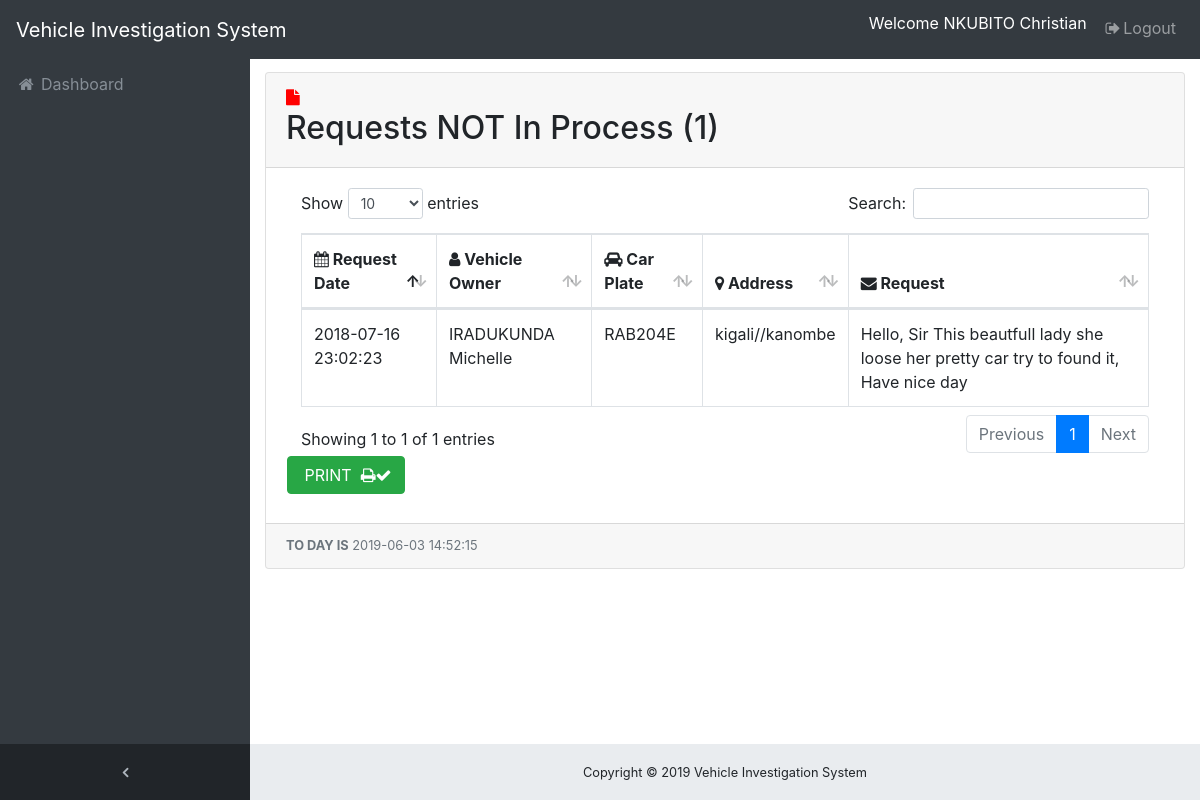
Screenshot of /police/without-sms.php (signed in) with the database file from the repository.
### tables this page shows
CREATE TABLE IF NOT EXISTS `tbl_users` (
`userID` int(11) NOT NULL,
  `userName` varchar(100) NOT NULL,
  `userEmail` varchar(100) NOT NULL,
  `userPass` varchar(100) NOT NULL,
  `userStatus` enum('Y','N') NOT NULL,
  `province` varchar(15) NOT NULL DEFAULT 'a'
);

CREATE TABLE IF NOT EXISTS `requests` (
`id` int(11) NOT NULL,
  `plaque` varchar(15) NOT NULL,
  `customer_name` varchar(200) NOT NULL,
  `tel` varchar(20) NOT NULL,
  `province` varchar(20) NOT NULL,
  `district` varchar(30) NOT NULL,
  `sector` varchar(20) NOT NULL,
  `vim` varchar(30) NOT NULL,
  `category` varchar(50) NOT NULL,
  `model` varchar(25) NOT NULL,
  `mnumber` varchar(25) NOT NULL,
  `fnumber` varchar(40) NOT NULL,
  `myear` varchar(35) NOT NULL,
  `byear` varchar(23) NOT NULL,
  `msg` varchar(500) NOT NULL,
  `rdate` datetime NOT NULL,
  `status` varchar(30) NOT NULL DEFAULT 'Not Responded',
  `seen_status` int(11) NOT NULL
);

### police/class.user.php (called while the page is built, shortened)
<?php
class USER
{
	private $conn;
	public function __construct()
	{
		$database = new Database();
		$db = $database->dbConnection();
		$this->conn = $db;
    }
	public function runQuery($sql)
	{
		$stmt = $this->conn->prepare($sql);
		return $stmt;
	}
}

### police/without-sms.php (the view, shortened to what this page needs)
<?php
require_once 'class.user.php';
$user_home = new USER();
$stmt = $user_home->runQuery("SELECT * FROM tbl_users WHERE userID=:uid");
$stmt->execute(array(":uid"=>$_SESSION['userSession']));
$row = $stmt->fetch(PDO::FETCH_ASSOC);
?>
<!DOCTYPE html>
<html lang="en">
<head>
  <link href="vendor/bootstrap/css/bootstrap.min.css" rel="stylesheet">
  <link href="vendor/font-awesome/css/font-awesome.min.css" rel="stylesheet" type="text/css">
  <link href="vendor/datatables/dataTables.bootstrap4.css" rel="stylesheet">
  <link href="css/sb-admin.css" rel="stylesheet">
</head>
<body class="fixed-nav sticky-footer bg-dark" id="page-top">
   <?php
   include 'dbcon.php';
   $sql = $conn ->prepare("SELECT COUNT(seen_status) as m FROM  requests WHERE seen_status=0");
                                          $sql -> execute();
                                          $count = $sql->fetchAll();
                                          foreach ($count as $field);
                                          ?>
  <nav class="navbar navbar-expand-lg navbar-dark bg-dark fixed-top" id="mainNav">
    <a class="navbar-brand" href="index.php">Vehicle Investigation System</a>
    <div class="collapse navbar-collapse" id="navbarResponsive">
      <ul class="navbar-nav navbar-sidenav" id="exampleAccordion">
        <li class="nav-item" data-toggle="tooltip" data-placement="right" title="Dashboard">
          <a class="nav-link" href="dashboard.php">
            <i class="fa fa-fw fa-home"></i>
            <span class="nav-link-text">Dashboard</span>
          </a>
        </li>
      </ul>
      <ul class="navbar-nav sidenav-toggler">
        <li class="nav-item">
          <a class="nav-link text-center" id="sidenavToggler">
            <i class="fa fa-fw fa-angle-left"></i>
          </a>
        </li>
      </ul>
      <ul class="navbar-nav ml-auto">
        <li class="nav-item">
          <form class="form-inline my-2 my-lg-0 mr-lg-2">
            <p style="color:white;margin-top: 3px;">Welcome <?php echo $row['userName']; ?></P>
          </form>
        </li>
        <li class="nav-item">
          <a class="nav-link" href="logout.php"> <i class="fa fa-fw fa-sign-out"></i>Logout</a>
        </li>
      </ul>
    </div>
  </nav>
  <div class="content-wrapper">
    <div class="container-fluid">
      <div class="card mb-3">
        <div class="card-header">
          <i class="fa fa-file" style="color: red"></i>&nbsp; <h2>Requests NOT In Process (<?php echo $field['m']?>)</h2></div>
        <div class="card-body">
          <div class="table-responsive">
            <table class="table table-bordered" id="dataTable" width="100%" cellspacing="0">
              <thead>
                <tr>
                  <th><i class="fa fa-calendar"> </i> Request Date</th>
                  <th><i class="fa fa-user"> </i> Vehicle Owner</th>
                  <th><i class="fa fa-car"> </i> Car Plate</th>
                  <th><i class="fa fa-map-marker"></i>  Address</th>
                  <th><i class="fa fa-envelope"></i>  Request</th>
                </tr>
              </thead>
            <?php
			include 'dbcon.php';
                                $result = $conn->prepare("SELECT * FROM requests WHERE status='Not Responded' ORDER BY id DESC");
                                $result->execute(array("Responded"));
                                for($i=0; $row = $result->fetch(); $i++){
                            ?>  <tbody>
                <tr>
                  <td><?php echo $row ['rdate']; ?></td>
                  <td><?php echo $row ['customer_name']; ?></td>
                  <td><?php echo $row ['plaque']; ?></td>
                  <td><?php echo $row ['province']; ?>/<?php echo $row ['district']; ?>/<?php echo $row ['sector'];
                  ?> </td>
                  <td><?php echo $row ['msg']; ?></td>
                </tr>
                 <?php } ?>
              </tbody>
            </table>
			<table>
			<tr><td>
			<div class="btn-group" style="margin-right:20px;">
			<label id=btn>
                 <a class="btn btn-success" href="" onclick ="printdata()"> &nbsp;PRINT &nbsp;<i class="fa fa-print"></i><i class="fa fa-check"></i></a>
			</label>
                 </div></td></tr>
			</table>
          </div>
        </div>
        <div class="card-footer small text-muted">
<?php
    $dt = new DateTime();
    echo"<B>TO DAY IS</B>"." ". $dt->format('Y-m-d H:i:s');
?></div>
      </div>
    </div>
    <footer class="sticky-footer">
      <div class="container">
        <div class="text-center">
          <small>Copyright &copy; <?php echo date('Y'); ?> Vehicle Investigation System</small>
        </div>
      </div>
    </footer>
  </div>
</body>
</html>

### police/css/sb-admin.css (style rules this page uses)
html { position: relative; min-height: 100%; }
body { overflow-x: hidden; }
body.sticky-footer { margin-bottom: 56px; }
body.sticky-footer .content-wrapper { min-height: calc(100vh - 56px - 56px); }
body.fixed-nav { padding-top: 56px; }
.content-wrapper { min-height: calc(100vh - 56px); padding-top: 1rem; }
#mainNav .navbar-collapse { overflow: auto; max-height: 75vh; }
#mainNav .navbar-collapse .navbar-nav .nav-item .nav-link { cursor: pointer; }
#mainNav .navbar-collapse .sidenav-toggler { display: none; }
@media (min-width: 992px) { #mainNav .navbar-brand { width: 250px; } }
@media (min-width: 992px) { #mainNav .navbar-collapse { overflow: visible; max-height: none; } }
@media (min-width: 992px) { #mainNav .navbar-collapse .navbar-sidenav { position: absolute; top: 0; left: 0; -webkit-flex-direction: column; -ms-flex-direction: column; flex-direction: column; margin-top: 56px; } }
@media (min-width: 992px) { #mainNav .navbar-collapse .navbar-sidenav > .nav-item { width: 250px; padding: 0; } }
@media (min-width: 992px) { #mainNav .navbar-collapse .navbar-sidenav > .nav-item > .nav-link { padding: 1em; } }
#mainNav.fixed-top .sidenav-toggler { display: none; }
@media (min-width: 992px) { #mainNav.fixed-top .navbar-sidenav { height: calc(100vh - 112px); } }
@media (min-width: 992px) { #mainNav.fixed-top .sidenav-toggler { position: absolute; top: 0; left: 0; display: flex; -webkit-flex-direction: column; -ms-flex-direction: column; flex-direction: column; margin-top: calc(100vh - 56px); } }
@media (min-width: 992px) { #mainNav.fixed-top .sidenav-toggler > .nav-item { width: 250px; padding: 0; } }
@media (min-width: 992px) { #mainNav.fixed-top .sidenav-toggler > .nav-item > .nav-link { padding: 1em; } }
#mainNav.fixed-top.navbar-dark .sidenav-toggler { background-color: #212529; }
#mainNav.fixed-top.navbar-dark .sidenav-toggler a i { color: #adb5bd; }
.content-wrapper { overflow-x: hidden; background: white; }
@media (min-width: 992px) { .content-wrapper { margin-left: 250px; } }
#sidenavToggler i { font-weight: 800; }
#mainNav.navbar-dark .navbar-collapse .navbar-sidenav > .nav-item > .nav-link { color: #868e96; }
@media (min-width: 992px) { #mainNav.navbar-dark .navbar-collapse .navbar-sidenav { background: #343a40; } }
footer.sticky-footer { position: absolute; right: 0; bottom: 0; width: 100%; height: 56px; background-color: #e9ecef; line-height: 55px; }
@media (min-width: 992px) { footer.sticky-footer { width: calc(100% - 250px); } }

### rows the page displays
tbl_users: userName "NKUBITO Christian"
requests: rdate "2018-07-16 23:02:23", customer_name "IRADUKUNDA Michelle", plaque "RAB204E", province "kigali", sector "kanombe", msg "Hello, Sir This beautfull lady she loose her pretty car try to found it, Have nice day"

### other values shown
$field['m'] "1"
